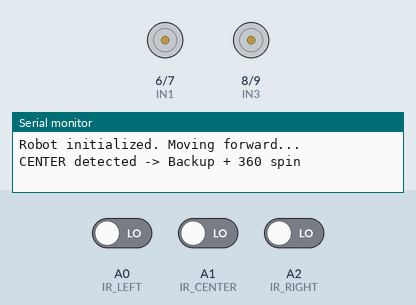
Simulated run of this sketch. Board: Arduino Nano, built with avr-gcc and run on an emulated ATmega328P. On the bench: motor-driver pin pairs drawn as motors (green arrow = first pin HIGH = forward, orange = second pin HIGH = backward, longer = more drive, scaled by the enable pin), the last lines printed to the serial monitor. The inputs (shaded band) are chosen by the test bench; at power-on: A1 (IR_CENTER) LOW, A0 (IR_LEFT) LOW, A2 (IR_RIGHT) LOW.

Above: at 1.55 s.
2.3 s: A1 (IR_CENTER) driven HIGH
At 2.55 s:
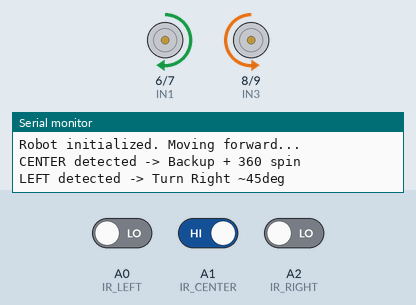
5.8 s: A0 (IR_LEFT) driven HIGH
9.3 s: A2 (IR_RIGHT) driven HIGH
At 10.5 s:
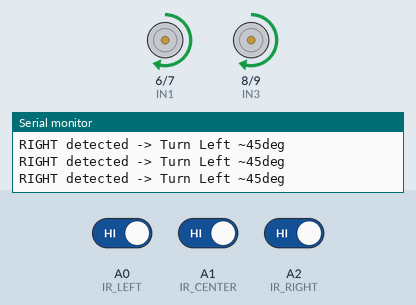
11.1 s: A2 (IR_RIGHT) driven LOW
At 11.35 s:
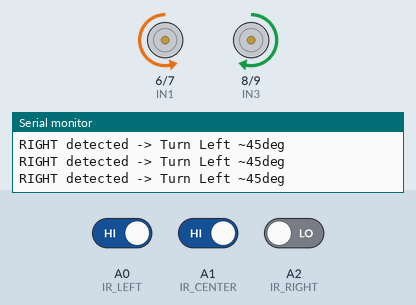
14.6 s: A0 (IR_LEFT) driven LOW
Timing chart, 0 to 19.1 s (numbered marks = the images above; inputs shaded):
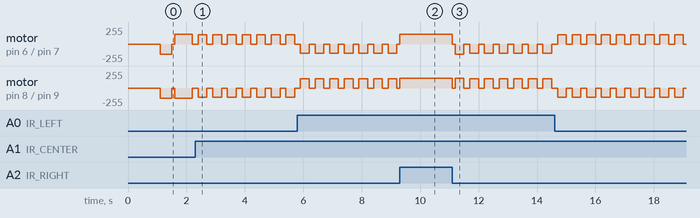

Measured:
- by itself, motor on pin 6 (IN1) / pin 7 (IN2): alternates backward 140/255 for 0.30 s and stopped for 0.20 s
- by itself, motor on pin 8 (IN3) / pin 9 (IN4): alternates forward 140/255 for 0.30 s and stopped for 0.20 s

The sketch:

object_avoider.ino
```cpp
// ============================================================
// 2-Wheel IR Obstacle Avoidance Robot
// Hardware: Arduino Nano + L298N + 3x IR Sensors
// ============================================================

// --- Motor Driver Pins (L298N) ---
// Left Motor
const int ENA = 5;   // PWM speed control - Left
const int IN1 = 6;   // Left motor direction
const int IN2 = 7;

// Right Motor
const int ENB = 10;  // PWM speed control - Right
const int IN3 = 8;   // Right motor direction
const int IN4 = 9;

// --- IR Sensor Pins ---
// IR sensors output LOW when obstacle detected (adjust if yours are inverted)
const int IR_LEFT   = A0;
const int IR_CENTER = A1;
const int IR_RIGHT  = A2;

// --- Tuning Parameters ---
const int BASE_SPEED      = 150;  // Forward speed (0-255)
const int TURN_SPEED      = 140;  // Turn speed
const int TURN_45_MS      = 300;  // ~45 degree turn duration (tune this)
const int TURN_360_MS     = 600; // ~360 degree spin duration (tune this)
const int BACKUP_MS       = 400;  // Reverse duration before 360 spin

// IR sensor logic: most modules output LOW when obstacle detected
// Set this to HIGH if your sensors are inverted
const int OBSTACLE = LOW;

// ============================================================
// SETUP
// ============================================================
void setup() {
  // Motor pins as output
  pinMode(ENA, OUTPUT);
  pinMode(IN1, OUTPUT);
  pinMode(IN2, OUTPUT);
  pinMode(ENB, OUTPUT);
  pinMode(IN3, OUTPUT);
  pinMode(IN4, OUTPUT);

  // IR sensor pins as input
  pinMode(IR_LEFT,   INPUT);
  pinMode(IR_CENTER, INPUT);
  pinMode(IR_RIGHT,  INPUT);

  Serial.begin(9600);
  Serial.println("Robot initialized. Moving forward...");

  stopMotors();
  delay(1000); // Small pause before starting
}

// ============================================================
// MAIN LOOP
// ============================================================
void loop() {
  bool leftDetected   = (digitalRead(IR_LEFT)   == OBSTACLE);
  bool centerDetected = (digitalRead(IR_CENTER) == OBSTACLE);
  bool rightDetected  = (digitalRead(IR_RIGHT)  == OBSTACLE);

  if (centerDetected) {
    // Center obstacle: back up then do a 360
    Serial.println("CENTER detected -> Backup + 360 spin");
    stopMotors();
    delay(100);
    moveBackward();
    delay(BACKUP_MS);
    stopMotors();
    delay(100);
    spinRight(TURN_360_MS);  // Full 360 spin
    stopMotors();
    delay(100);

  } else if (leftDetected) {
    // Left obstacle: turn right ~45 degrees
    Serial.println("LEFT detected -> Turn Right ~45deg");
    stopMotors();
    delay(100);
    turnRight(TURN_45_MS);
    stopMotors();
    delay(100);

  } else if (rightDetected) {
    // Right obstacle: turn left ~45 degrees
    Serial.println("RIGHT detected -> Turn Left ~45deg");
    stopMotors();
    delay(100);
    turnLeft(TURN_45_MS);
    stopMotors();
    delay(100);

  } else {
    // All clear: move forward
    moveForward();
  }
}

// ============================================================
// MOTOR CONTROL FUNCTIONS
// ============================================================

void moveForward() {
  // Left motor forward
  digitalWrite(IN1, HIGH);
  digitalWrite(IN2, LOW);
  analogWrite(ENA, BASE_SPEED);

  // Right motor forward
  digitalWrite(IN3, HIGH);
  digitalWrite(IN4, LOW);
  analogWrite(ENB, BASE_SPEED);
}

void moveBackward() {
  // Left motor backward
  digitalWrite(IN1, LOW);
  digitalWrite(IN2, HIGH);
  analogWrite(ENA, BASE_SPEED);

  // Right motor backward
  digitalWrite(IN3, LOW);
  digitalWrite(IN4, HIGH);
  analogWrite(ENB, BASE_SPEED);
}

// Turn right: left motor forward, right motor backward (pivot)
void turnRight(int duration) {
  digitalWrite(IN1, HIGH);
  digitalWrite(IN2, LOW);
  analogWrite(ENA, TURN_SPEED);

  digitalWrite(IN3, LOW);
  digitalWrite(IN4, HIGH);
  analogWrite(ENB, TURN_SPEED);

  delay(duration);
}

// Turn left: right motor forward, left motor backward (pivot)
void turnLeft(int duration) {
  digitalWrite(IN1, LOW);
  digitalWrite(IN2, HIGH);
  analogWrite(ENA, TURN_SPEED);

  digitalWrite(IN3, HIGH);
  digitalWrite(IN4, LOW);
  analogWrite(ENB, TURN_SPEED);

  delay(duration);
}

// Full spin right (360)
void spinRight(int duration) {
  turnRight(duration);
}

void stopMotors() {
  digitalWrite(IN1, LOW);
  digitalWrite(IN2, LOW);
  analogWrite(ENA, 0);

  digitalWrite(IN3, LOW);
  digitalWrite(IN4, LOW);
  analogWrite(ENB, 0);
}
```
